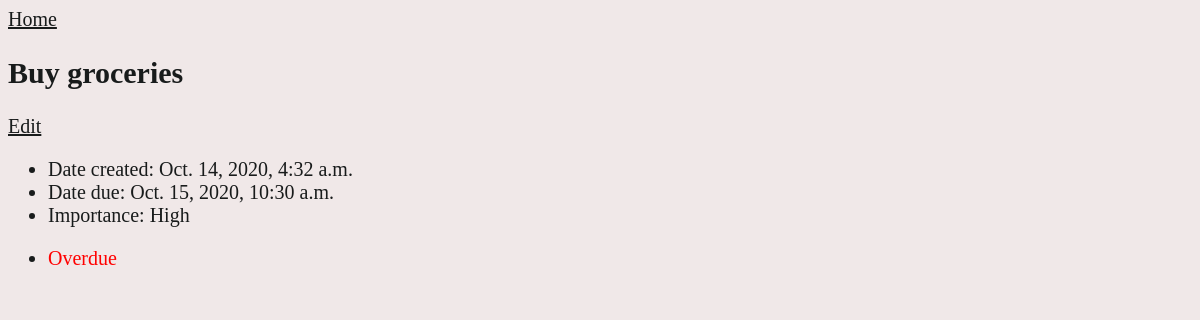
Page /todo/4/ on the committed database.
### todo/models.py (models this page shows, shortened)
class Task(models.Model):
  task_text = models.CharField(max_length=200)
  creation_date = models.DateTimeField('date created')
  due_date = models.DateTimeField('date[when] due')
  importance = models.CharField(max_length=20)
  user = models.ForeignKey(User, on_delete = models.CASCADE, blank = True, null = True)
  def is_due(self):
    d = datetime.datetime.now()
    timezone = pytz.timezone("Africa/Lagos")
    d_aware = timezone.localize(d)
    return self.due_date <= d_aware

### todo/views.py (the view)
# urls.py: path('<int:pk>/', views.DetailView.as_view(), name='details'),
class DetailView(generic.DetailView):
  model = Task
  template_name = 'todo/details.html'

### todo/templates/todo/details.html (shortened to what this page needs)
{% load static %}
<html>
  <head>
    <link rel="stylesheet" href="{% static 'css/styles.css' %}">
  </head>
  <body>
    {% if task %}
      <a href="{% url 'todo:index' %}">Home</a>
      <h2>{{task.task_text}}</h2>
      <a href="{% url 'todo:edit' task.id%} ">Edit</a>
      <div>
        <ul>
          <li>Date created: {{task.creation_date}}</li>
          <li>Date due: {{task.due_date}}</li>
          <li>Importance: {{task.importance}}</li>
          <li>
            {% if task.is_due %}
              <p style="color: red">Overdue</p>
            {% else %}
              <p style="color: green">Not yet due</p>
            {% endif %}
          </li>
        </ul>
      </div>
    {% endif %}
  </body>
</html>

### todo/static/css/styles.css (style rules this page uses)
a { font-size: 20px; color: rgb(24, 27, 27); }
body { background-color: rgb(240, 232, 232); font-size: 20px; color: rgb(24, 27, 27); }

### rows in the picture
Task: task_text "Buy groceries", creation_date "Oct. 14, 2020, 4:32 a.m.", due_date "Oct. 15, 2020, 10:30 a.m.", importance "High"
